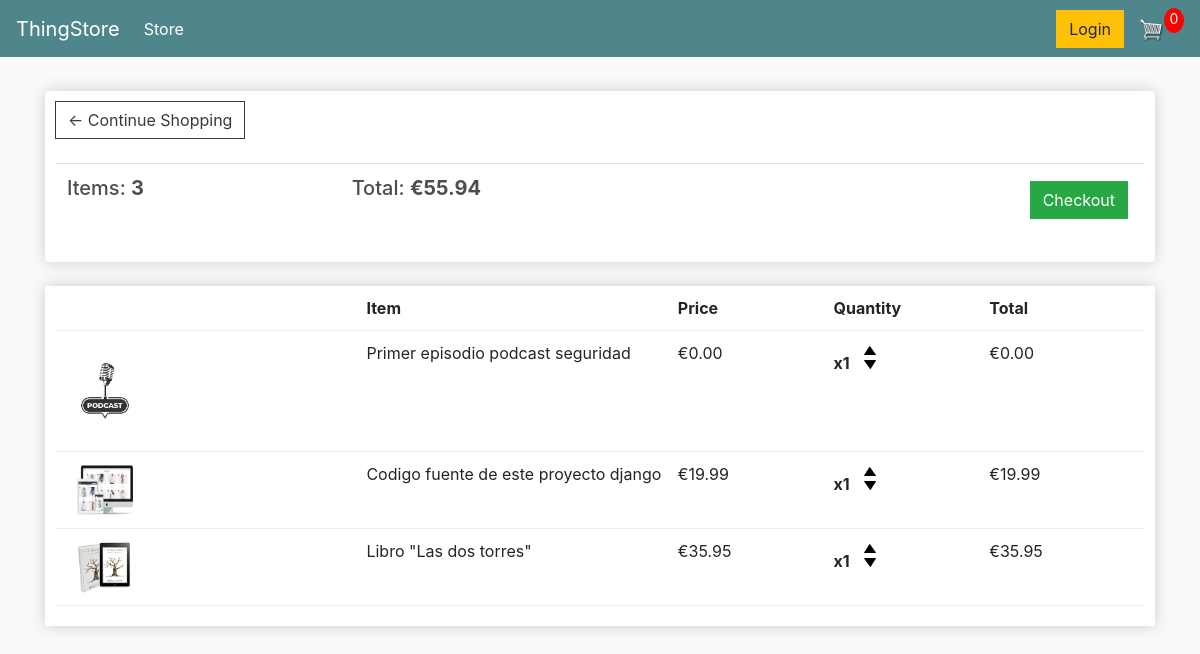
The app's page /cart/ (signed in), older data.
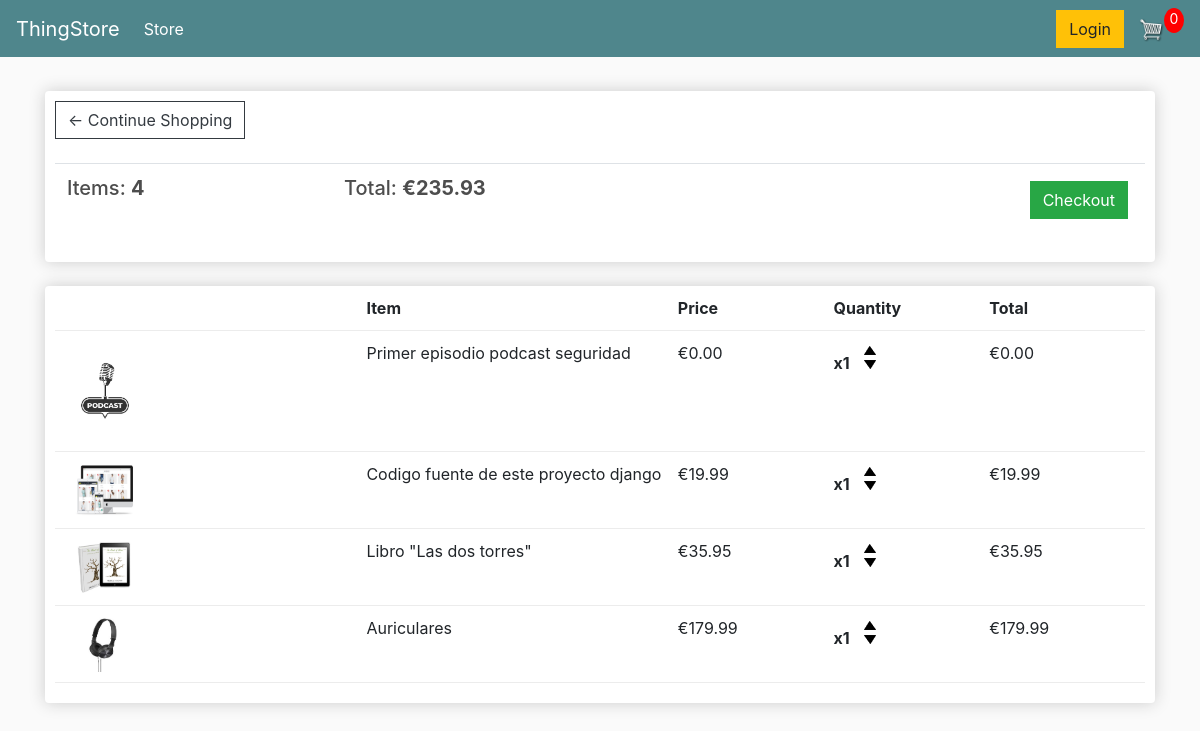
The same page, newer data.
### store/models.py (models this page shows, shortened)
class Order(models.Model):
    customer = models.ForeignKey(Customer, null=True, blank=True, on_delete=models.SET_NULL)
    date_ordered = models.DateTimeField(auto_now_add=True)
    complete = models.BooleanField(default=False)
    transaction_id = models.CharField(max_length=100, null=True)
    @property
    def get_cart_total(self):
        orderitems = self.orderitem_set.all()
        total = sum([item.get_total for item in orderitems])
        return total
    @property
    def get_cart_items(self):
        orderitems = self.orderitem_set.all()
        total = sum([item.quantity for item in orderitems])
        return total

class OrderItem(models.Model):
    product = models.ForeignKey(Product, on_delete=models.SET_NULL, null=True)
    order = models.ForeignKey(Order, on_delete=models.SET_NULL, null=True)
    quantity = models.IntegerField(default=0, null=True, blank=True)
    date_added = models.DateTimeField(auto_now_add=True)
    @property
    def get_total(self):
        total = self.product.price * self.quantity
        return total

class Product(models.Model):
    name = models.CharField(max_length=200)
    price = models.FloatField()
    digital = models.BooleanField(default=False, null=True, blank=True)
    image = models.ImageField(null=True, blank=True)
    @property
    def imageURL(self):
        try:
            url = self.image.url
        except:
            url = ''
        return url

### store/views.py (the view)
# urls.py: path('cart/', views.cart, name="cart"),
def cart(request):
	if request.user.is_authenticated:
		customer = request.user.customer
		order, created = Order.objects.get_or_create(customer=customer, complete=False)
		items = order.orderitem_set.all()
		cartItems = order.get_cart_items
	else:
		items = []
		order = {'get_cart_total':0, 'get_cart_items':0}
		cartItems = order['get_cart_items']
	context = {'items':items, 'order':order, 'cartItems':cartItems}
	return render(request, 'store/cart.html', context)

### store/templates/store/cart.html (shortened to what this page needs)
{% extends 'store/main.html' %}
{% load static %}
{% block content %}
    <div class="row">
        <div class="col-lg-12">
            <div class="box-element">
                <a class="btn btn-outline-dark" href="{% url 'store' %}">&#x2190; Continue Shopping</a>
                <br>
                <br>
                <table class="table">
                    <tr>
                        <th><h5>Items: <strong>{{order.get_cart_items}}</strong></h5></th>
                        <th><h5>Total: <strong> €{{order.get_cart_total|floatformat:2}}</strong></h5></th>
                        <th>
                            <a style="float:right; margin:5px;" class="btn btn-success" href="{% url 'checkout' %}">Checkout</a>
                        </th>
                    </tr>
                </table>
            </div>
            <br>
            <div class="box-element">
                <div class="cart-row">
					<div style="flex:2"></div>
					<div style="flex:2"><strong>Item</strong></div>
					<div style="flex:1"><strong>Price</strong></div>
					<div style="flex:1"><strong>Quantity</strong></div>
					<div style="flex:1"><strong>Total</strong></div>
				</div>
                {% for item in items %}
				<div class="cart-row">
					<div style="flex:2"><img class="row-image" src="{{item.product.imageURL}}"></div>
					<div style="flex:2"><p>{{item.product.name}}</p></div>
					<div style="flex:1"><p>€{{item.product.price|floatformat:2}}</p></div>
					<div style="flex:1">
						<p class="quantity">x{{item.quantity}}</p>
						<div class="quantity">
							<img data-product="{{item.product.id}}" data-action="add" class="chg-quantity update-cart" src="{% static  'images/arrow-up.png' %}">
							<img data-product="{{item.product.id}}" data-action="remove" class="chg-quantity update-cart" src="{% static  'images/arrow-down.png' %}">
						</div>
					</div>
					<div style="flex:1"><p>€{{item.get_total|floatformat:2}}</p></div>
				</div>
                {% endfor %}
            </div>
        </div>
    </div>
{% endblock content %}

Row changes from the older to the newer data that the page shows:
computed for Order: get_cart_items "3" → "4"; get_cart_total "55.94" → "235.93"
added OrderItem: product.imageURL (picture), product.name "Auriculares", product.price "179.99", quantity "1", get_total "179.99"
